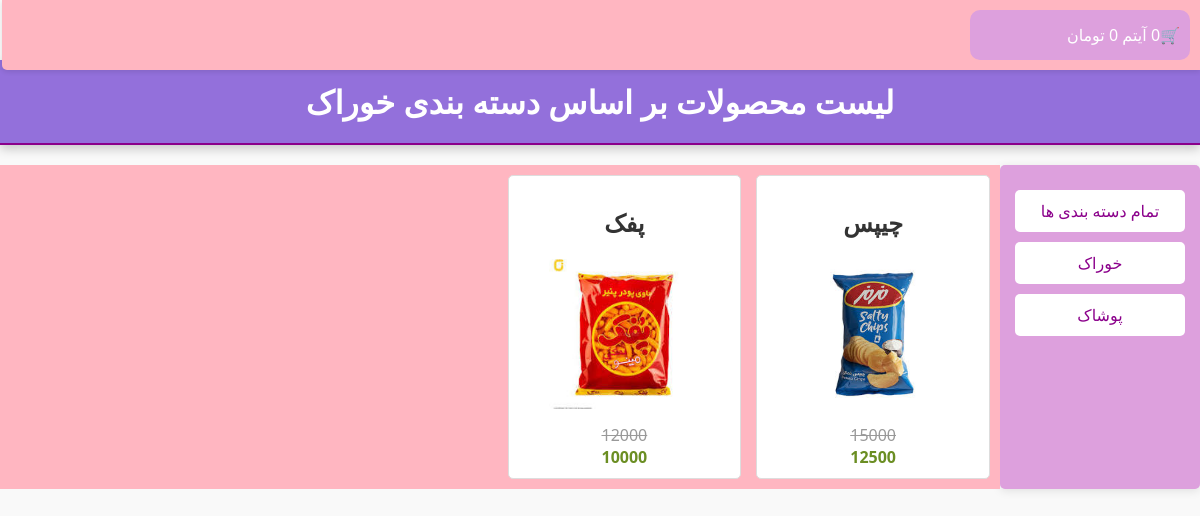
The app's page /products/khorak/, older data.
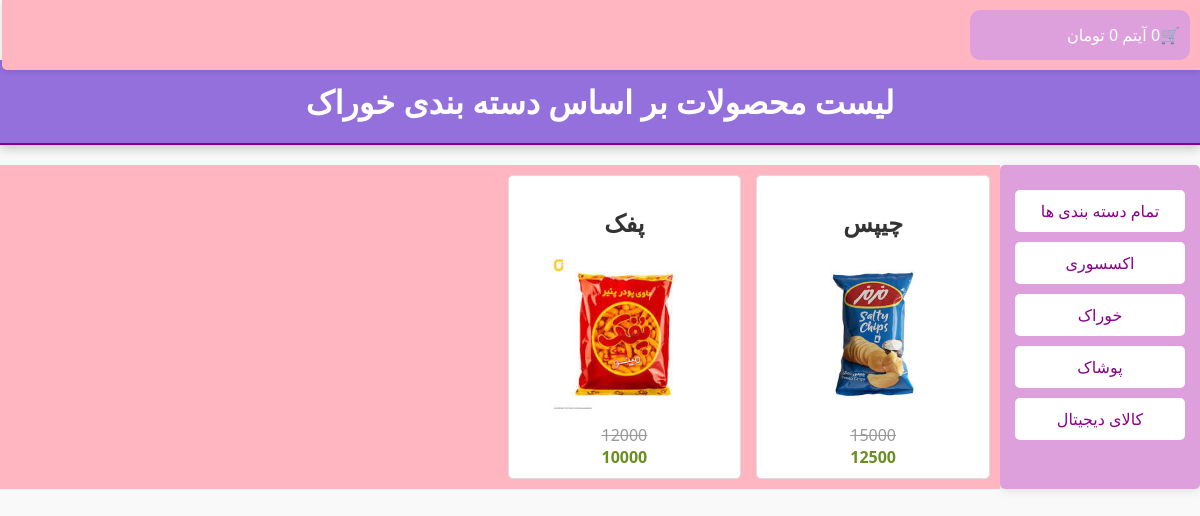
The same page, newer data.
### shop/models.py (models this page shows, shortened)
class Category(models.Model):
    name = models.CharField(max_length=250)
    slug = models.SlugField(max_length=250, unique=True)
    class Meta:
        ordering = ['name']
        indexes = [models.Index(fields=['name'])]
        verbose_name = 'دسته بندی'
        verbose_name_plural = 'دسته بندی ها'
    def get_absolute_url(self):
        return reverse('shop:product_list_by_category', args=[self.slug])

class Product(models.Model):
    category = models.ForeignKey(Category, on_delete=models.CASCADE, related_name='products', verbose_name='دسته بندی')
    name = models.CharField(max_length=250, verbose_name='نام محصول')
    slug = models.SlugField(max_length=250, unique=True, verbose_name='اسلاگ')
    description = models.TextField(verbose_name='توضیحات')
    inventory = models.PositiveIntegerField(default=0, verbose_name='موجودی')
    weight = models.PositiveIntegerField(default=0, verbose_name='وزن')
    price = models.PositiveIntegerField(default=0, verbose_name='قیمت')
    off = models.PositiveIntegerField(default=0, verbose_name='تخفیف')
    new_price = models.PositiveIntegerField(default=0, verbose_name='قیمت پس از تخفیف')
    created = models.DateTimeField(auto_now_add=True, verbose_name='زمان ایجاد')
    updated = models.DateTimeField(auto_now=True, verbose_name='تاریخ به روز رسانی')
    class Meta:
        ordering = ['-created']
        indexes = [
            models.Index(fields=['id', 'slug']),
            models.Index(fields=['name']),
            models.Index(fields=['-created']),
        ]
        verbose_name = 'محصول'
        verbose_name_plural = 'محصولات'
    def get_absolute_url(self):
        return reverse('shop:product_detail', kwargs={'id': self.id, 'slug': self.slug})

class Image(models.Model):
    product = models.ForeignKey(Product, on_delete=models.CASCADE, related_name="images", verbose_name="محصول")
    file = models.ImageField(upload_to="product_images/%Y/%m/%d")
    title = models.CharField(max_length=250, verbose_name="عنوان", null=True, blank=True)
    description = models.TextField(verbose_name="توضیحات", null=True, blank=True)
    created = models.DateTimeField(auto_now_add=True)
    class Meta:
        ordering = ['-created']
        indexes = [
            models.Index(fields=['-created'])
        ]
        verbose_name = "تصویر"
        verbose_name_plural = "تصویر ها"

### shop/views.py (the view)
# urls.py: path('products/', views.product_list, name='product_list'),
def product_list(request, category_slug=None):
    category = None
    categories = Category.objects.all()
    products = Product.objects.all()
    if category_slug:
        category = get_object_or_404(Category, slug=category_slug)
        products = products.filter(category=category)
    context = {
        'category': category,
        'categories': categories,
        'products': products,
    }
    return render(request, 'shop/product_list.html', context)

### cart/cart.py (called while the page is built)
    def get_total_price(self):
        total_price = sum(item['price'] * item['quantity'] for item in self.cart.values())
        return total_price

    def __len__(self):
        return sum(item['quantity'] for item in self.cart.values())

### cart/context_processors.py (called while the page is built)
def cart_context(request):
    return {'cart': Cart(request)}

### shop/templates/shop/product_list.html (shortened to what this page needs)
{% extends 'parent/base.html' %}
{% block content %}
<div class="header">
    {% if category %}
    <h1>لیست محصولات بر اساس دسته بندی {{category.name}}</h1>
    {% else %}
    <h1>لیست محصولات</h1>
    {% endif %}
</div>
<div class="container">
    <div class="small-div">
        <ul class="categories">
            <li class="category"><a href="{% url 'shop:product_list' %}">تمام دسته بندی ها</a></li>
            {%for ct in categories %}
            <li class="category"><a href="{{ ct.get_absolute_url }}">{{ct.name}}</a></li>
            {% endfor %}
        </ul>
    </div>
    <div class="large-div">
        {% for product in products %}
        <div class="product">
            <h2><a href="{{ product.get_absolute_url }}">{{product.name}}</a></h2>
            <a href="{{ product.get_absolute_url }}">
            <img class="pic" src="{{product.images.first.file.url}}" alt="">
                </a>
            <div class="price">
                <span class="original-price">{{product.price}}</span>
                <br>
                <span class="discount-price">{{product.new_price}}</span>
            </div>
        </div>
        {% endfor %}
    </div>
</div>
{% endblock content %}

Row changes from the older to the newer data that the page shows:
added Category: name "اکسسوری"
added Category: name "کالای دیجیتال"
